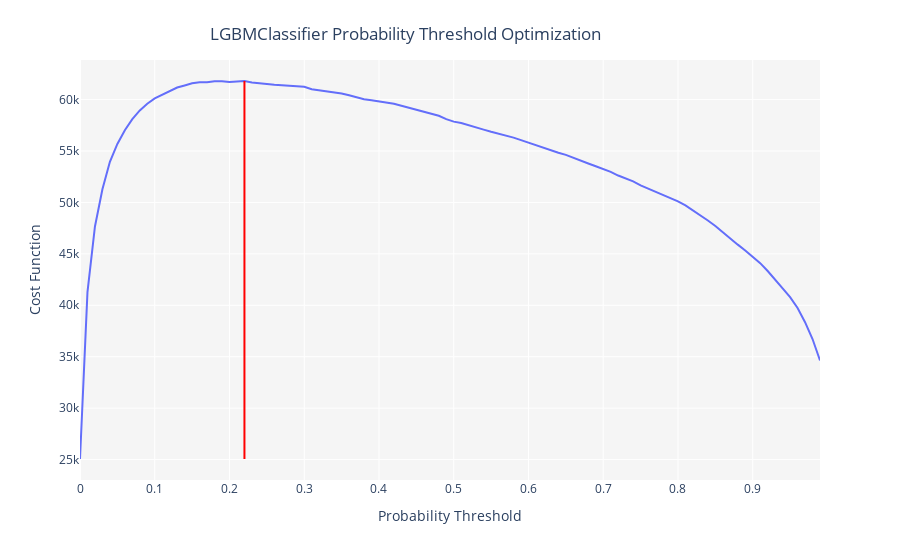

Notebook code cell kept with this figure:
### Code cell
get_prob = optimize_threshold(tuned_lgbm, 
                   true_negative = 2, 
                   false_negative = -3,
                   true_positive = 3,
                   false_positive = 0
                  )

### Figure 1 — Plotly figure (JSON) as saved in the notebook; plotly's stock layout.template omitted (floating-point values rounded to 4 significant figures)
{"data": [{"hovertemplate": "Probability Threshold=%{x}<br>Cost Function=%{y}<extra></extra>", "legendgroup": "", "line": {"color": "#636efa", "dash": "solid", "shape": "linear"}, "mode": "lines", "name": "", "orientation": "v", "showlegend": false, "type": "scatter", "x": [0, 0.01, 0.02, 0.03, 0.04, 0.05, 0.06, 0.07, 0.08, 0.09, 0.1, 0.11, 0.12, 0.13, 0.14, 0.15, 0.16, 0.17, 0.18, 0.19, 0.2, 0.21, 0.22, 0.23, 0.24, 0.25, 0.26, 0.27, 0.28, 0.29, 0.3, 0.31, 0.32, 0.33, 0.34, 0.35, 0.36, 0.37, 0.38, 0.39, 0.4, 0.41, 0.42, 0.43, 0.44, 0.45, 0.46, 0.47, 0.48, 0.49, 0.5, 0.51, 0.52, 0.53, 0.54, 0.55, 0.56, 0.57, 0.58, 0.59, 0.6, 0.61, 0.62, 0.63, 0.64, 0.65, 0.66, 0.67, 0.68, 0.69, 0.7, 0.71, 0.72, 0.73, 0.74, 0.75, 0.76, 0.77, 0.78, 0.79, 0.8, 0.81, 0.82, 0.83, 0.84, 0.85, 0.86, 0.87, 0.88, 0.89, 0.9, 0.91, 0.92, 0.93, 0.94, 0.95, 0.96, 0.97, 0.98, 0.99], "xaxis": "x", "y": [25056, 41282, 47662, 51284, 53948, 55686, 57022, 58096, 58950, 59590, 60110, 60472, 60806, 61172, 61372, 61578, 61692, 61678, 61778, 61780, 61702, 61770, 61806, 61660, 61574, 61472, 61434, 61404, 61334, 61290, 61242, 61008, 60914, 60790, 60718, 60596, 60418, 60220, 60030, 59932, 59832, 59684, 59602, 59404, 59222, 59030, 58796, 58632, 58424, 58104, 57854, 57730, 57538, 57308, 57078, 56870, 56682, 56524, 56300, 56062, 55804, 55572, 55334, 55064, 54830, 54624, 54328, 54058, 53790, 53518, 53266, 52970, 52614, 52344, 52052, 51666, 51360, 51018, 50700, 50376, 50096, 49720, 49234, 48766, 48248, 47702, 47076, 46476, 45896, 45322, 44716, 44096, 43332, 42534, 41636, 40794, 39736, 38360, 36720, 34632], "yaxis": "y"}], "layout": {"legend": {"tracegroupgap": 0}, "margin": {"t": 60}, "plot_bgcolor": "rgb(245,245,245)", "shapes": [{"line": {"color": "red", "width": 2}, "type": "line", "x0": 0.22, "x1": 0.22, "y0": 25056, "y1": 61806}], "title": {"text": "LGBMClassifier Probability Threshold Optimization", "x": 0.45, "xanchor": "center", "y": 0.95, "yanchor": "top"}, "xaxis": {"anchor": "y", "domain": [0, 1], "title": {"text": "Probability Threshold"}}, "yaxis": {"anchor": "x", "domain": [0, 1], "title": {"text": "Cost Function"}}}}
